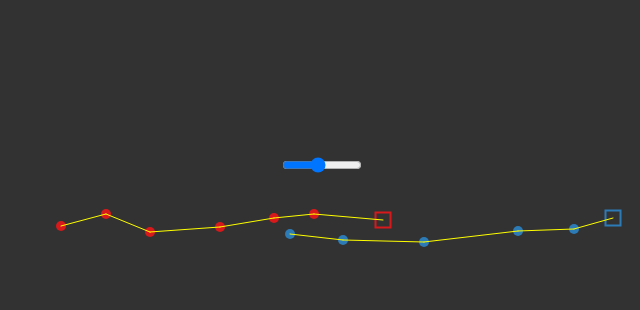
Frame 1 (no input)
Frame 60 (no input): identical to frame 1, image omitted
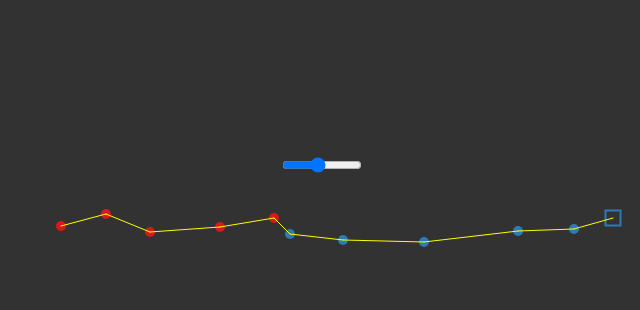
Frame 120 (the mouse pressed at the canvas centre since frame 60)

The p5.js sketch that drew these frames (run headless with seeded random() and noise() and a simulated clock; from frame 60 on, the mouse is pressed at the canvas centre):

// p5.js sketch
// ── sketch.js
// History point radius
const hpRadius = 10;
const headWidth = 15;

var slider;
var mouseLastPressedX = 0;
var mouseLastPressedY = 0;

function isSliderPressed() {
  return mouseIsPressed &&
         abs(mouseLastPressedX - (width / 2)) <= 40 &&
         abs(mouseLastPressedY - (height / 2)) <= 10;
}

class HistoryPoint {
  constructor(x, y, t) {
    this.x = x;
    this.y = y;
    this.t = t;
  }

  // Custom method for drawing the object
  draw() {
    strokeWeight(hpRadius);
    point(this.x, this.y);
  }

  drawHead() {
    noFill();
    strokeWeight(2);

    rect(this.x, this.y, headWidth, headWidth);
  }
}

class Track {
  constructor(colour, oldTrack) {
    this.colour = colour;
    this.oldTrack = oldTrack;
    this.historyPoints = new Array();
  }

  addPoint(hp) {
    this.historyPoints.push(hp);
  }

  update(t) {
    this.t = t;
  }

  draw() {
    var points = new Array();
    stroke(this.colour);
    fill(this.colour);
    for (var idx = 0; idx < this.historyPoints.length; ++idx) {
      var hp = this.historyPoints[idx];

      if (this.oldTrack && isSliderPressed() && hp.t > this.t) {
        continue;
      }

      if (!this.oldTrack && isSliderPressed() && hp.t <= this.t) {
        continue;
      }

      if (idx < this.historyPoints.length - 1 || (isSliderPressed() && this.oldTrack)) {
        hp.draw();
      } else {
        hp.drawHead();
      }

      points.push(hp);
    }

    return points;
  }
}

var track1;
var track2;

function setup() {
  createCanvas(640, 310);
  sliderPos = createVector(width / 2, height / 2);

  rectMode(CENTER);

  slider = createSlider(11, 99, 50);
  slider.position((width / 2) - 40, height / 2);
  slider.style('width', '80px');


  track1 = new Track(color("#d7191c"), true);
  track1.addPoint(new HistoryPoint(61, 226, 10));
  track1.addPoint(new HistoryPoint(106, 214, 20));
  track1.addPoint(new HistoryPoint(150, 232, 30));
  track1.addPoint(new HistoryPoint(220, 227, 40));
  track1.addPoint(new HistoryPoint(274, 218, 50));
  track1.addPoint(new HistoryPoint(314, 214, 60));
  track1.addPoint(new HistoryPoint(383, 220, 70));

  track2 = new Track(color("#2c7bb6"), false);
  track2.addPoint(new HistoryPoint(290, 234, 55));
  track2.addPoint(new HistoryPoint(343, 240, 65));
  track2.addPoint(new HistoryPoint(424, 242, 75));
  track2.addPoint(new HistoryPoint(518, 231, 85));
  track2.addPoint(new HistoryPoint(574, 229, 95));
  track2.addPoint(new HistoryPoint(613, 218, 105));

  track3 = new Track(color(255, 255, 255));
}

function drawLine(points) {
  strokeWeight(1);
  stroke("#ffff00");
  for (var idx = 0; idx < points.length - 1; ++idx) {
    var p1 = points[idx];
    var p2 = points[idx + 1];

    line(p1.x, p1.y, p2.x, p2.y);
  }
}

function draw() {
  background(50, 50, 50);

  stroke(210);
  strokeWeight(4);

  let hp = new HistoryPoint(10, 10, 10);

  let t = slider.value();
  track1.update(t);
  track2.update(t);

  var points1 = track1.draw();
  var points2 = track2.draw();

  if (isSliderPressed()) {
    drawLine(points1.concat(points2));
  }
  else {
    drawLine(points1);
    drawLine(points2);
  }
}

function mouseClicked() {
  console.log(mouseX, mouseY);
}

function mousePressed() {
  mouseLastPressedX = mouseX;
  mouseLastPressedY = mouseY;
}
